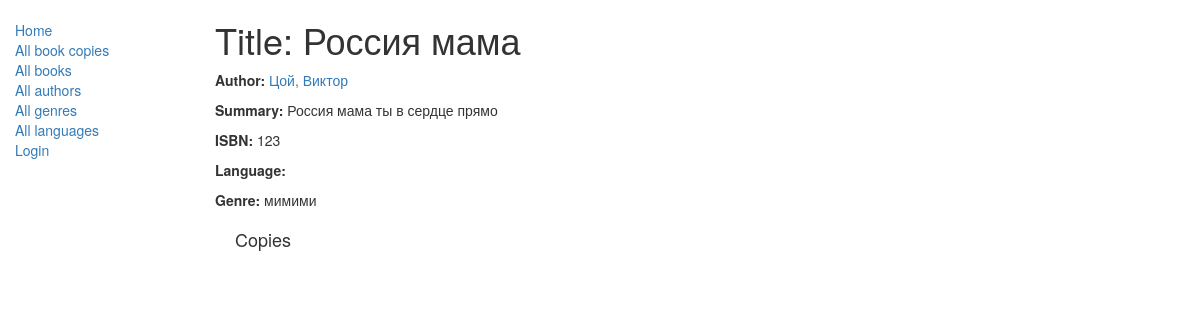
The app's page /catalog/book/5, older data.
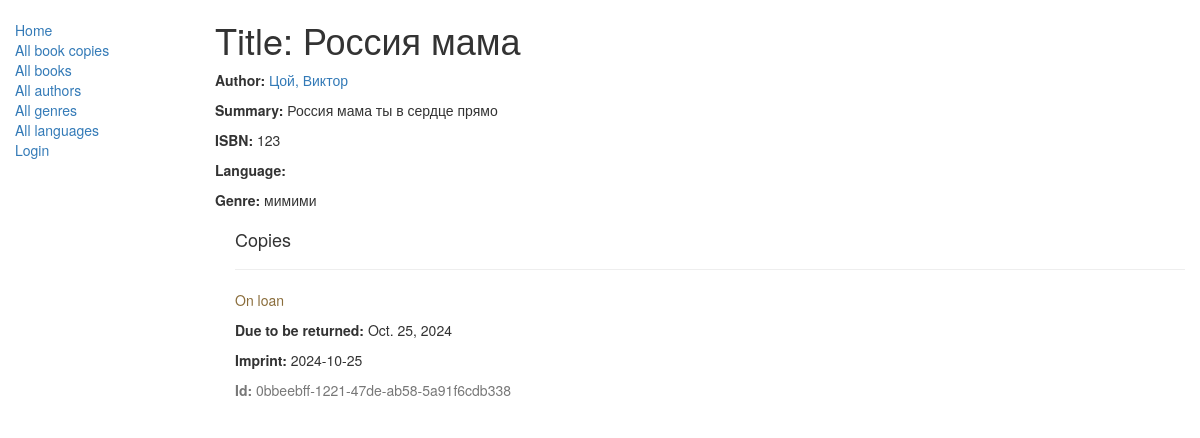
The same page, newer data.
### catalog/models.py (models this page shows, shortened)
class Genre(models.Model):
    name = models.CharField(max_length=200, help_text="Enter a book genre (e.g. Science Fiction, French Poetry etc.)")
    def __str__(self):
        return self.name

class BookInstance(models.Model):
    id = models.UUIDField(primary_key=True, default=uuid.uuid4,
                          help_text="Unique ID for this particular book across whole library")
    book = models.ForeignKey('Book', on_delete=models.SET_NULL, null=True)
    imprint = models.CharField(max_length=200)
    due_back = models.DateField(null=True, blank=True)
    borrower = models.ForeignKey(User, on_delete=models.SET_NULL, null=True, blank=True)
    class Meta:
        permissions = (("can_mark_returned", "Set book as returned"),)
    LOAN_STATUS = (
        ('m', 'Maintenance'),
        ('o', 'On loan'),
        ('a', 'Available'),
        ('r', 'Reserved'),
    )
    status = models.CharField(max_length=1, choices=LOAN_STATUS, blank=True, default='m',
                              help_text='Book availability')

### catalog/views.py (the view)
# urls.py: path('book/<int:pk>', views.BookDetailView.as_view(), name='book-detail'),
class BookDetailView(generic.DetailView):
    model = Book

### catalog/models.py (called while the page is built)
    def __str__(self):
        return '%s, %s' % (self.last_name, self.first_name)

### catalog/templates/catalog/book_detail.html
{% extends "base_generic.html" %}
{% block content %}
  <h1>Title: {{ book.title }}</h1>
  <p><strong>Author:</strong> <a href="{% url 'author-detail' book.author.pk %}">{{ book.author }}</a></p>
  <p><strong>Summary:</strong> {{ book.summary }}</p>
  <p><strong>ISBN:</strong> {{ book.isbn }}</p>
  <p><strong>Language:</strong> {{ book.language }}</p>
  <p><strong>Genre:</strong> {% for genre in book.genre.all %} {{ genre }}{% if not forloop.last %}, {% endif %}{% endfor %}</p>
  <div style="margin-left:20px;margin-top:20px">
    <h4>Copies</h4>
    {% for copy in book.bookinstance_set.all %}
    <hr>
    <p class="{% if copy.status == 'a' %}text-success{% elif copy.status == 'd' %}text-danger{% else %}text-warning{% endif %}">{{ copy.get_status_display }}</p>
    {% if copy.status != 'a' %}<p><strong>Due to be returned:</strong> {{copy.due_back}}</p>{% endif %}
    <p><strong>Imprint:</strong> {{copy.imprint}}</p>
    <p class="text-muted"><strong>Id:</strong> {{copy.id}}</p>
    {% endfor %}
  </div>
{% endblock %}

Row changes from the older to the newer data that the page shows:
added BookInstance: status "On loan", due_back "Oct. 25, 2024", imprint "2024-10-25", id "0bbeebff-1221-47de-ab58-5a91f6cdb338"
